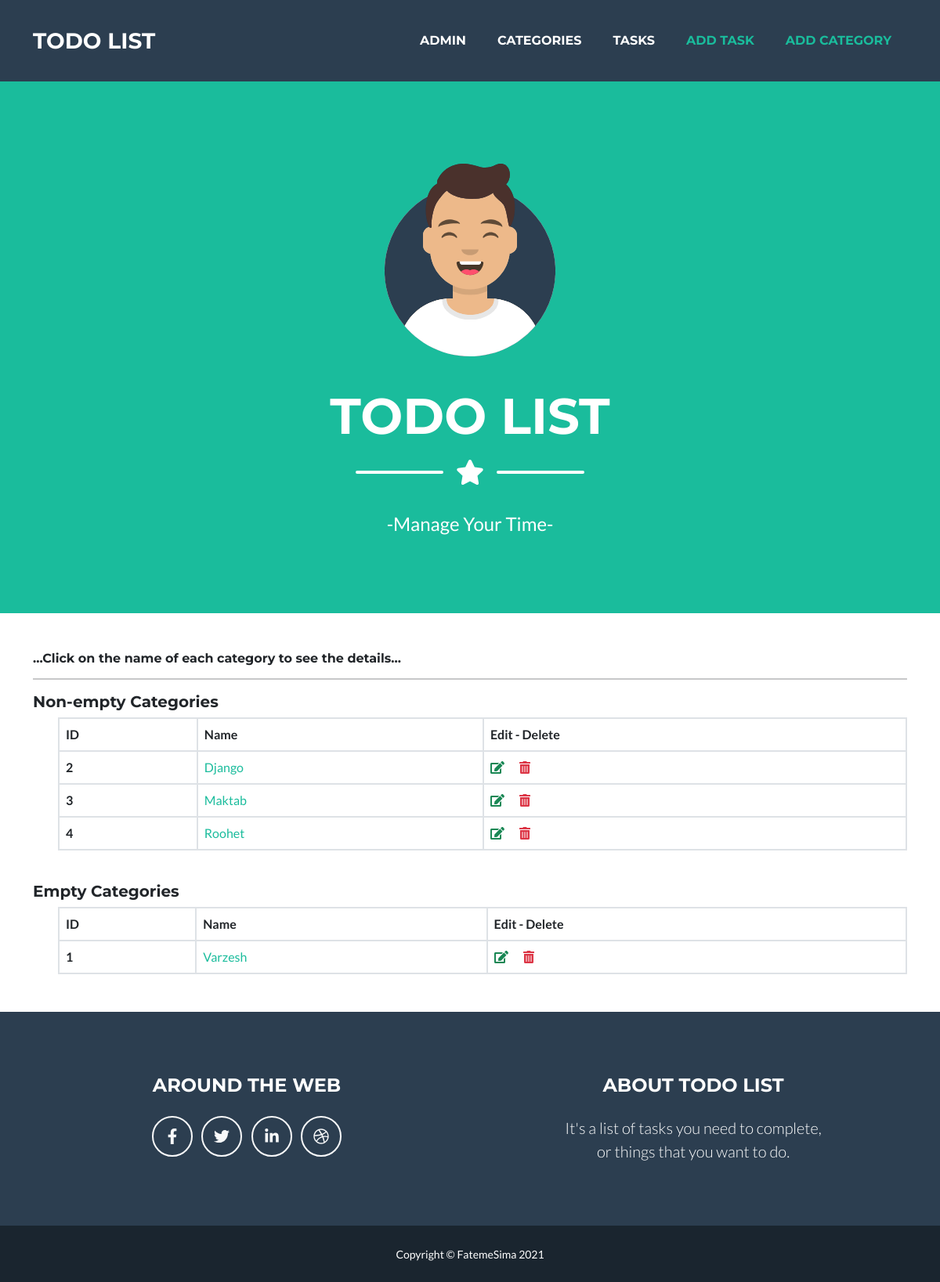
Screenshot of /todo/categories/ with the database file from the repository.
### todo/models.py (models this page shows, shortened)
class Category(models.Model):
    name = models.CharField(max_length=50, unique=True, blank=False)
    slug = models.SlugField(unique=True, blank=True)
    objects = models.Manager()
    categories = CategoryManager()
    def get_absolute_url(self):
        return reverse('category_detail', args=[self.slug])

### todo/views.py (the view)
# urls.py: path('categories/', CategoryListView.as_view(), name='category_list'),
class CategoryListView(ListView):
    model = Category
    template_name = 'todo/show_categories.html'
    context_object_name = "categories"
    def get_queryset(self):
        queryset = {'empty_list': Category.categories.empty_categories().all(),
                    'non_empty_list': Category.categories.non_empty_categories().all()}
        return queryset

### todo/models.py (called while the page is built)
    def empty_categories(self):
        return self.filter(tasks__isnull=True)

    def non_empty_categories(self):
        return self.annotate(num_task=Count('tasks')).filter(num_task__gt=0)

### todo/templatetags/custom_tags.py (called while the page is built)
@register.filter("custom_title")
def title_filter(value):
    return value.title()

### templates/todo/show_categories.html (shortened to what this page needs)
{% extends 'base.html' %}
{% load custom_tags %}
{% block content %}
    {% if categories %}
        <h6>...Click on the name of each category to see the details...</h6>
        <hr>
        {% if categories.non_empty_list %}
            <h5>Non-empty Categories</h5>
            <ul style="list-style-type: none">
                <li>
                    <table class="table table-bordered">
                        <thead class="thead-light">
                            <tr>
                                <th scope="col">ID</th>
                                <th scope="col">Name</th>
                                <th scope="col">Edit - Delete</th>
                            </tr>
                        </thead>
                        <tbody>
                            {% for category in categories.non_empty_list %}
                                <tr>
                                    <th scope="row">{{ category.id }}</th>
                                    <td><a href="{{ category.get_absolute_url }}" style="text-decoration: none">{{ category.name | custom_title }}</a></td>
                                    <td>
                                        <a href="{% url 'category_edit' category.slug %}" style="text-decoration: none"><i class="fas fa-edit text-success me-3"></i></a>
                                        <a href="{% url 'category_delete' category.slug %}" style="text-decoration: none"><i class="fas fa-trash-alt text-danger me-3"></i></a>
                                    </td>
                                </tr>
                            {% endfor %}
                        </tbody>
                    </table>
                </li>
            </ul>
        {% endif %}
        <br>
        {% if categories.empty_list %}
            <h5>Empty Categories</h5>
            <ul style="list-style-type: none">
                <li>
                    <table class="table table-bordered">
                        <thead class="thead-light">
                            <tr>
                                <th scope="col">ID</th>
                                <th scope="col">Name</th>
                                <th scope="col">Edit - Delete</th>
                            </tr>
                        </thead>
                        <tbody>
                            {% for category in categories.empty_list %}
                                <tr>
                                    <th scope="row">{{ category.id }}</th>
                                    <td><a href="{{ category.get_absolute_url }}" style="text-decoration: none">{{ category.name | custom_title }}</a></td>
                                    <td>
                                        <a href="{% url 'category_edit' category.slug %}" style="text-decoration: none"><i class="fas fa-edit text-success me-3"></i></a>
                                        <a href="#" style="text-decoration: none"><i class="fas fa-trash-alt text-danger me-3"></i></a>
                                    </td>
                                </tr>
                            {% endfor %}
                        </tbody>
                    </table>
                </li>
            </ul>
        {% endif %}
        {% else %}
            <h5>...There is no category...</h5>
    {% endif %}
{% endblock %}

### rows the page displays
Category: id "2", name|custom_title "Django"
Category: id "3", name|custom_title "Maktab"
Category: id "4", name|custom_title "Roohet"
Category: id "1", name|custom_title "Varzesh"
